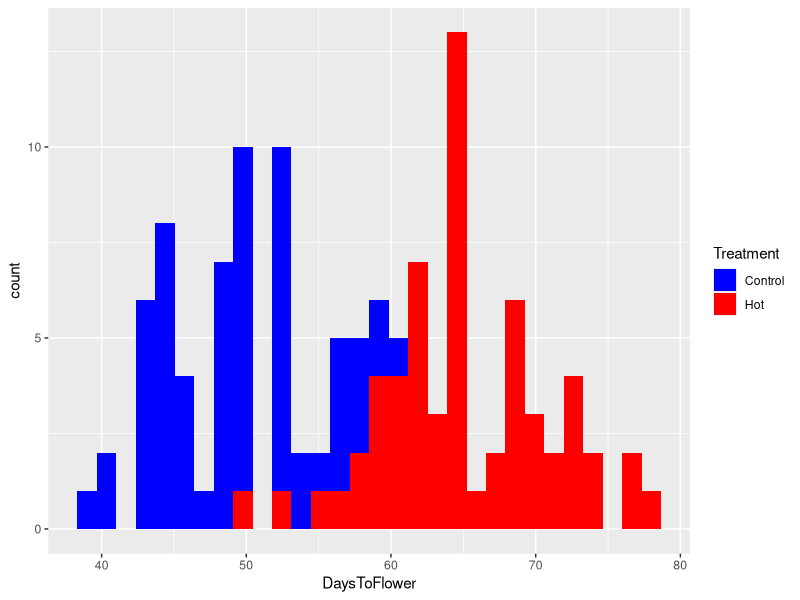
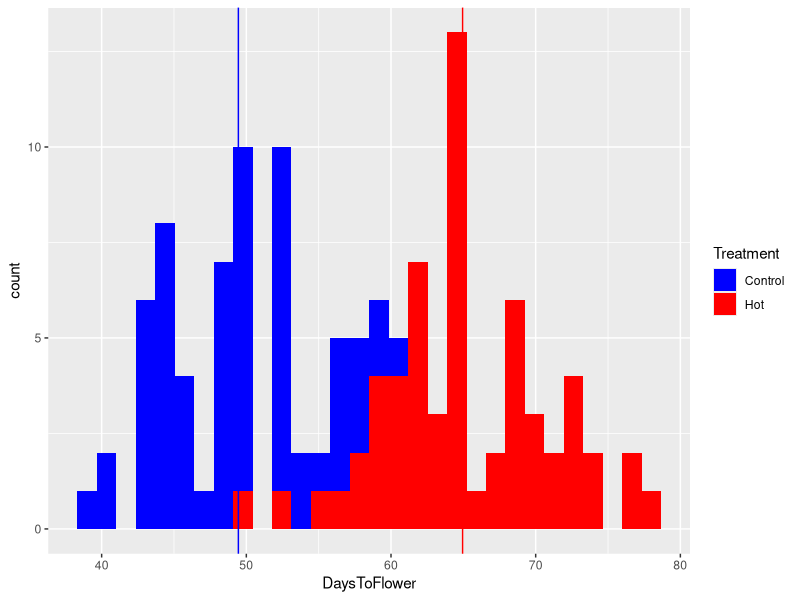

R code for these plots, in order:
## ---- chunk 1
# Description -------------------------------
# Script used to simulate data I may expect to collect based on my research hypothesis and previous work conducted in my field.
# 23 March 2022
# HRS
## ---- chunk 2
# Initialize --------------------------------
library(ggplot2)
library(dplyr)
## ---- chunk 3
# Load Functions ----------------------------
####################################
# FUNCTION: d_frame
# purpose: create simulated data frame
# input: sample ID sequence, treatments, and days to flowering
# output: data frame of simulated data
#---------------------------------------------
d_frame <- function(ID = 1:120,
                   Treatment = rep(c("Control","Hot"),each=60),
                   DaysToFlower = c(control, hot)) {
  data_frame <- data.frame(ID, Treatment, DaysToFlower)
  return(data_frame)
}

####################################
# FUNCTION: p_val
# purpose: calculate p-value for t-test ran on simulated data
# input: x & y, the two treatment groups
# output: p-value for t-test
#--------------------------------------------
p_val <- function(x = control,
                  y = hot) {
  p_value <- t.test(x,y)$p.value
  return(p_value)
}

####################################
# FUNCTION: graph
# purpose: graph simulated data
# input: data frame of simulated data
# output: histogram of simulated data colored by treatment group
#--------------------------------------------
graph <- function() {
  histogram <- data %>%
  ggplot(aes(x=DaysToFlower, fill=Treatment)) +
    geom_histogram() +
  scale_fill_manual(values=c("blue", "red"))
  return(histogram)
}
## ---- chunk 4
# Set Global Variables ----------------------
control <- round(rnorm(n=60, mean=50, sd=5))
hot <- round(rnorm(n=60, mean=65, sd=5))
## ---- chunk 5
#Program Body -------------------------------
data <- d_frame()
p_val()
graph()
## ---- chunk 6
####################################
# FUNCTION: summary
# purpose: calculate summary statistics (p-value and group means) for t-test ran on simulated data
# input: x & y, the two treatment groups
# output: p-value for t-test and group means
#--------------------------------------------
summary <- function(x = control,
                  y = hot) {
  p_value <- t.test(x,y)$p.value
  means <- c(mean(control), mean(hot))
  return(list(p_value, means))
}

####################################
# FUNCTION: graph
# purpose: graph simulated data, add a bar for each group mean
# input: data frame of simulated data
# output: histogram of simulated data colored by treatment group and with means indicated
#--------------------------------------------
graph <- function() {
  histogram <- data %>%
  ggplot(aes(x=DaysToFlower, fill=Treatment)) +
    geom_histogram() +
  scale_fill_manual(values=c("blue", "red")) +
    geom_vline(aes(xintercept=mean(control)), col="blue") +
    geom_vline(aes(xintercept=mean(hot)), col="red")
  return(histogram)
}
## ---- chunk 7
# Running the updated code:
data <- d_frame()
summary()
graph()
